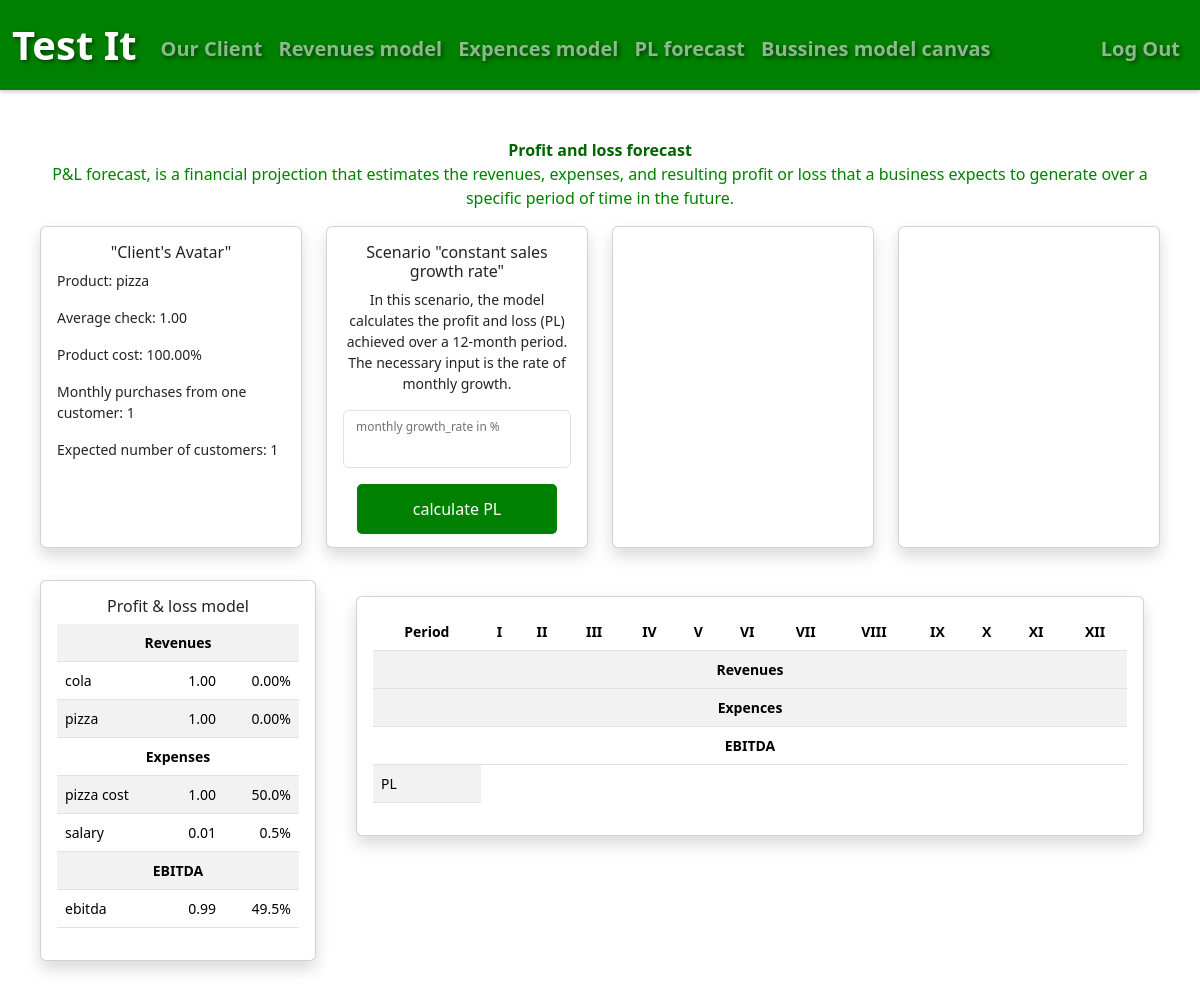
Screenshot of /plforecast (signed in) with the database file from the repository.
### tables this page shows
CREATE TABLE 'client' ('prd_id' INTEGER PRIMARY KEY AUTOINCREMENT NOT NULL, 'user_id' INTEGER, 'prd_name' TEXT, 'prd_price' INTEGER, 'prd_cost' INTEGER,'prd_quantity' INTEGER, 'prd_frequency' INTEGER, 'prd_ave_check' INTEGER, 'prd_sales_month' INTEGER, 'prd_client_stat' TEXT);

CREATE TABLE 'revenues' ('ID' INTEGER PRIMARY KEY AUTOINCREMENT NOT NULL, 'user_id' INTEGER, 'rev_name' TEXT,'rev_ammount' NUMERIC, 'proj_id' INTEGER, 'rev_type' TEXT, 'rev_sh_amount' INTEGER);

CREATE TABLE 'exp' ('id' INTEGER PRIMARY KEY AUTOINCREMENT NOT NULL, 'user_id' INTEGER, 'exp_name' TEXT, 'exp_val' NUMERIC, 'exp_type' TEXT, 'proj_id' TEXT, 'exp_sh_amt' INTEGER);

### app.py (the view, shortened to what this page needs)
@app.route("/plforecast", methods=["GET", "POST"])
@login_required
def plforecast():
    client_ch = db.execute("SELECT * FROM client WHERE user_id = ?", session["user_id"])
    if not client_ch:
        return redirect("/client")
    client_ava = db.execute("SELECT * FROM client WHERE user_id = ?", session["user_id"])[0]
    revenues_data = db.execute("SELECT rev_name, rev_ammount,(rev_ammount * 1.0/ (SELECT SUM(rev_ammount) * 1.0 FROM revenues)) * 100 as percentage, rev_type, rev_sh_amount FROM revenues WHERE user_id = ? ORDER BY rev_ammount DESC", session["user_id"])
    if not revenues_data:
        return redirect("/rev")
    total_revenue = db.execute("SELECT SUM(rev_ammount) FROM revenues WHERE user_id = ?", session["user_id"])[0]["SUM(rev_ammount)"]
    expences_data = db.execute("SELECT exp_name, exp_val,(exp_val * 1.0 / ?) * 100 as percentage, exp_type, exp_sh_amt FROM exp WHERE user_id = ? ORDER BY exp_val DESC", total_revenue, session["user_id"])
    if not expences_data:
        return redirect("/exp")
    total_expences = db.execute("SELECT SUM(exp_val) FROM exp WHERE user_id = ?", session["user_id"])[0]["SUM(exp_val)"]
    ebitda = total_revenue - total_expences
    ebitda_sh = (ebitda/total_revenue)*100
    main_product = client_ava["prd_name"]
    plmodel = db.execute("SELECT * FROM plmodel WHERE user_id = ?", session["user_id"])
    main_rev = db.execute("SELECT rev_ammount FROM revenues WHERE user_id = ? AND rev_name = ?", session["user_id"], main_product)[0]
    return render_template("plforecast.html", client_ava=client_ava, main_rev=main_rev, revenues_data=revenues_data, expences_data=expences_data, ebitda=ebitda, ebitda_sh=ebitda_sh )

### app.py (called while the page is built)
@app.after_request
def after_request(response):
    response.headers["Cache-Control"] = "no-cache, no-store, must-revalidate"
    response.headers["Expires"] = 0
    response.headers["Pragma"] = "no-cache"
    return response

### helpers.py (called while the page is built)
def login_required(f):
    @wraps(f)
    def decorated_function(*args, **kwargs):
        if session.get("user_id") is None:
            return redirect("/login")
        return f(*args, **kwargs)
    return decorated_function

### templates/plforecast.html (shortened to what this page needs)
{% extends "layout.html" %}
{% block main %}
<div class="head">Profit and loss forecast</div>
<div class="description">
    P&L forecast, is a financial projection that estimates the revenues, expenses, and resulting profit or loss that a business expects to generate over a specific period of time in the future.
</div>
<div class = "row" style="margin: 1rem;">
    <div class = "col-3  forecast-top">
        <div class="card shadow">
            <div class="card-body card-forecast" style="text-align: left;">
            <h6 class="card-title" style="text-align: center;"> "Client's  Avatar"</h6>
            <p>Product: {{ client_ava['prd_name'] }}</p>
            <p>Average check: {{ "{:,.2f}".format(client_ava['prd_ave_check']) }}</p>
            <p id="product-cost">Product cost: </p>
            <p id="cust_qty_m">Monthly purchases from one customer: </p>
            <p id="numb_of_cust">Expected number of customers: </p>
            </div>
        </div>
    </div>
    <div class = "col-3  forecast-top">
        <div class="card shadow">
            <div class="card-body card-forecast">
                <form action="/plforecast" method="post">
                    <h6 class="card-title"> Scenario "constant sales growth rate" </h6>
                    <p>In this scenario, the model calculates the profit and loss (PL) achieved over a 12-month period. The necessary input is the rate of monthly growth.</p>
                        <div class="form-floating mb-3">
                            <input type="number" class="form-control" id="growth_rate" name="growth_rate" required>
                            <label for="growth_rate">monthly growth_rate in %</label>
                        </div>
                    <button class="btn btn-primary" type="submit" style="margin-top: 0rem;">calculate PL</button>
                </form>
            </div>
        </div>
    </div>
    <div class = "col-3  forecast-top">
        <div class="card shadow">
            <div class="card-body card-forecast">
            </div>
        </div>
    </div>
    <div class = "col-3  forecast-top">
        <div class="card shadow">
            <div class="card-body card-forecast">
            </div>
        </div>
    </div>
</div>
<div class = "row" style="margin: 1rem;">
    <div class = "col-3" style="width: 300px; margin-bottom: 1rem;">
        <div class="card shadow">
            <div class="card-body" >
                <h6 class="card-title">Profit & loss model</h6>
                <table class="table table-striped">
                    <tbody>
                        <tr>
                            <th colspan="3" class="text-center">Revenues</th>
                        </tr>
                        {% for revenue in revenues_data %}
                        <tr>
                            <td class="text-start">{{ revenue.rev_name }}</td>
                            <td class="text-end">{{ "{:,.2f}".format(revenue.rev_ammount) }}</td>
                            <td class="text-end">{{ "{:,.2f}".format(revenue.percentage) }}%</td>
                        </tr>
                        {% endfor %}
                        <tr>
                            <th colspan="3" class="text-center">Expenses</th>
                        </tr>
                        {% for exp in expences_data %}
                        <tr>
                            <td class="text-start">{{ exp.exp_name }}</td>
                            <td class="text-end">{{ "{:,.2f}".format(exp.exp_val) }}</td>
                            <td class="text-end">{{ exp.percentage|round(2,'floor') }}%</td>
                        </tr>
                        {% endfor %}
                        <tr>
                            <th colspan="3" class="text-center">EBITDA</th>
                        </tr>
                        <tr>
                            <td class="text-start">ebitda</td>
                            <td class="text-end">{{ "{:,.2f}".format(ebitda) }}</td>
                            <td class="text-end">{{ ebitda_sh|round(2,'floor') }}%</td>
                        </tr>
                    </tbody>
                </table>
            </div>
        </div>
    </div>
    <div class = "col" style=" width: 80vw; margin-bottom: 1rem;">
        <div class="card shadow">
            <div class="card-body">
                <table class="table table-striped">
                    <thead>
                        <tr>
                            <th class="text-center">Period</th>
                            <th class="text-center">I</th>
                            <th class="text-center">II</th>
                            <th class="text-center">III</th>
                            <th class="text-center">IV</th>
                            <th class="text-center">V</th>
                            <th class="text-center">VI</th>
                            <th class="text-center">VII</th>
                            <th class="text-center">VIII</th>
                            <th class="text-center">IX</th>
                            <th class="text-center">X</th>
                            <th class="text-center">XI</th>
                            <th class="text-center">XII</th>
                        </tr>
                    </thead>
                        <tr>
                            <th colspan="13" class="text-center">Revenues</th>
                        </tr>
                    <tbody>
                        <tr>
                            <th colspan="13" class="text-center">Expences</th>
                        </tr>
                        <tr>
                            <th colspan="13" class="text-center">EBITDA</th>
                        </tr>
                        <tr>
                            <td class="text-start">PL</td>
                        </tr>
                    </tbody>
                </table>
            </div>
        </div>
    </div>
</div>
{% endblock %}

### static/styles.css (style rules this page uses)
body { background-color: #fff; color: #212529; font-weight: 400; line-height: 1.5; text-align: left; }
.head { color: darkgreen; text-align: center; font-weight: bold; }
.description { background-color: #FFF; color: green; padding: 0rem 1rem; text-align: center; }
.col { margin: 1rem; }
.card-body { text-align: center; font-size: 14px; }
.form-control { font-size: 14px; }
.btn { background-color: green; color: white; border: none; padding: 10px 20px; border-radius: 5px; margin-top: 2rem; width: 200px; height: 50px; }
.forecast-top { width: flex; min-width: 255px; margin-bottom: 1rem; }
.card-forecast { height: 320px; }

### rows the page displays
client: prd_name "pizza", prd_ave_check "1.00"
revenues: rev_name "cola", rev_ammount "1.00", percentage "0.00"
revenues: rev_name "pizza", rev_ammount "1.00", percentage "0.00"
exp: exp_name "pizza cost", exp_val "1.00", percentage "50.0"
exp: exp_name "salary", exp_val "0.01", percentage "0.5"

### other values shown
{{ "{:,.2f}".format(ebitda) }} "0.99"
{{ ebitda_sh|round(2,'floor') }} "49.5"
